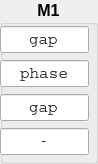
              <widget class="QGroupBox" name="groupBox_M1_record">
               <property name="font">
                <font>
                 <pointsize>12</pointsize>
                 <weight>75</weight>
                 <bold>true</bold>
                 <kerning>true</kerning>
                </font>
               </property>
               <property name="title">
                <string>M1</string>
               </property>
               <property name="alignment">
                <set>Qt::AlignHCenter|Qt::AlignTop</set>
               </property>
               <widget class="QLineEdit" name="lineEdit_plt_M1_x">
                <property name="geometry">
                 <rect>
                  <x>0</x>
                  <y>26</y>
                  <width>89</width>
                  <height>27</height>
                 </rect>
                </property>
                <property name="sizePolicy">
                 <sizepolicy hsizetype="Fixed" vsizetype="Fixed">
                  <horstretch>0</horstretch>
                  <verstretch>0</verstretch>
                 </sizepolicy>
                </property>
                <property name="font">
                 <font>
                  <family>Courier</family>
                  <pointsize>12</pointsize>
                  <weight>50</weight>
                  <bold>false</bold>
                 </font>
                </property>
                <property name="statusTip">
                 <string>optic 1</string>
                </property>
                <property name="whatsThis">
                 <string>first optic title</string>
                </property>
                <property name="text">
                 <string>gap</string>
                </property>
                <property name="alignment">
                 <set>Qt::AlignCenter</set>
                </property>
               </widget>
               <widget class="QLineEdit" name="lineEdit_plt_M1_Ry">
                <property name="geometry">
                 <rect>
                  <x>0</x>
                  <y>60</y>
                  <width>89</width>
                  <height>27</height>
                 </rect>
                </property>
                <property name="sizePolicy">
                 <sizepolicy hsizetype="Fixed" vsizetype="Fixed">
                  <horstretch>0</horstretch>
                  <verstretch>0</verstretch>
                 </sizepolicy>
                </property>
                <property name="font">
                 <font>
                  <family>Courier</family>
                  <pointsize>12</pointsize>
                  <weight>50</weight>
                  <bold>false</bold>
                 </font>
                </property>
                <property name="statusTip">
                 <string>optic 1</string>
                </property>
                <property name="whatsThis">
                 <string>first optic title</string>
                </property>
                <property name="text">
                 <string>phase</string>
                </property>
                <property name="alignment">
                 <set>Qt::AlignCenter</set>
                </property>
               </widget>
               <widget class="QLineEdit" name="lineEdit_plt_M1_Rz">
                <property name="enabled">
                 <bool>true</bool>
                </property>
                <property name="geometry">
                 <rect>
                  <x>0</x>
                  <y>94</y>
                  <width>89</width>
                  <height>27</height>
                 </rect>
                </property>
                <property name="sizePolicy">
                 <sizepolicy hsizetype="Fixed" vsizetype="Fixed">
                  <horstretch>0</horstretch>
                  <verstretch>0</verstretch>
                 </sizepolicy>
                </property>
                <property name="font">
                 <font>
                  <family>Courier</family>
                  <pointsize>12</pointsize>
                  <weight>50</weight>
                  <bold>false</bold>
                 </font>
                </property>
                <property name="statusTip">
                 <string>optic 1</string>
                </property>
                <property name="whatsThis">
                 <string>first optic title</string>
                </property>
                <property name="text">
                 <string>gap</string>
                </property>
                <property name="frame">
                 <bool>true</bool>
                </property>
                <property name="alignment">
                 <set>Qt::AlignCenter</set>
                </property>
                <property name="clearButtonEnabled" stdset="0">
                 <bool>false</bool>
                </property>
               </widget>
               <widget class="QLineEdit" name="lineEdit_plt_M1_spare">
                <property name="enabled">
                 <bool>true</bool>
                </property>
                <property name="geometry">
                 <rect>
                  <x>0</x>
                  <y>128</y>
                  <width>89</width>
                  <height>27</height>
                 </rect>
                </property>
                <property name="sizePolicy">
                 <sizepolicy hsizetype="Fixed" vsizetype="Fixed">
                  <horstretch>0</horstretch>
                  <verstretch>0</verstretch>
                 </sizepolicy>
                </property>
                <property name="font">
                 <font>
                  <family>Courier</family>
                  <pointsize>12</pointsize>
                  <weight>50</weight>
                  <bold>false</bold>
                 </font>
                </property>
                <property name="statusTip">
                 <string>optic 1</string>
                </property>
                <property name="whatsThis">
                 <string>first optic title</string>
                </property>
                <property name="text">
                 <string>-</string>
                </property>
                <property name="frame">
                 <bool>true</bool>
                </property>
                <property name="alignment">
                 <set>Qt::AlignCenter</set>
                </property>
               </widget>
              </widget>
